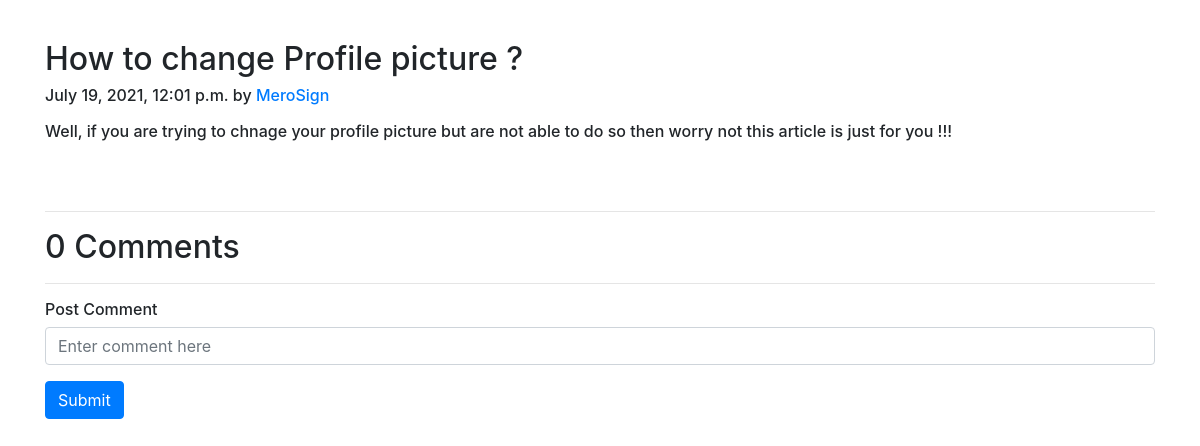
The app's page /blog/pp with its own data.
### blog/models.py (models this page shows, shortened)
class Post(models.Model):
    sno = models.AutoField(primary_key=True)
    title = models.CharField(max_length=255)
    author = models.CharField(max_length=14)
    slug = models.CharField(max_length=130)
    views = models.IntegerField(default=0)
    timeStamp = models.DateTimeField(blank=True)
    content = models.TextField()

### blog/views.py (the view)
# urls.py: path('<str:slug>', views.blogPost, name="blogPost"),
def blogPost(request, slug):
    post = Post.objects.filter(slug=slug).first()
    post.views = post.views + 1
    post.save()
    comments = BlogComment.objects.filter(post=post, parent=None)
    replies = BlogComment.objects.filter(post=post).exclude(parent=None)
    replyDict = {}
    for reply in replies:
        if reply.parent.sno not in replyDict.keys():
            replyDict[reply.parent.sno] = [reply]
        else:
            replyDict[reply.parent.sno].append(reply)
    context = {'post': post, 'comments': comments, 'user': request.user, 'replyDict': replyDict}
    return render(request, "blogPost.html", context)

### blog/templates/blogPost.html (shortened to what this page needs)
<!DOCTYPE html>
<html lang="en">
<head>
</head>
<body>
{% load humanize %}
{% load extras %}
<br>
<h6>
<div class="container my-3">
    <h2 class="blog-post-title">{{post.title}}</h2>
    <p class="blog-post-meta">{{post.timeStamp}} by <a href="/about">{{post.author}}</a></p>
    <p>{{post.content|safe}}</p>
    <br><br>
    <hr>
</div>
<div class="container">
       <h2> {{comments.count}} Comments</h2><hr>
    <form action="postComment" method="post">
        <div class="form-group">
            <label for="exampleInputEmail1">Post Comment </label>
            <input type="text" class="form-control" name="comment" placeholder="Enter comment here">
        </div>
        <button type="submit" class="btn btn-primary">Submit</button>
    </form>
</div>
</body>
</html>
<!doctype html>
<html lang="en">
  <head>
    <link rel="stylesheet" href="https://stackpath.bootstrapcdn.com/bootstrap/4.5.2/css/bootstrap.min.css">
  </body>
</body>
  </head>

### records on screen
Post: title "How to change Profile picture ?", timeStamp "July 19, 2021, 12:01 p.m.", author "MeroSign", content "Well, if you are trying to chnage your profile picture but are not able to do so then worry not this article is just for you !!!"

### other values on screen
{{ comments.count }} "0"
